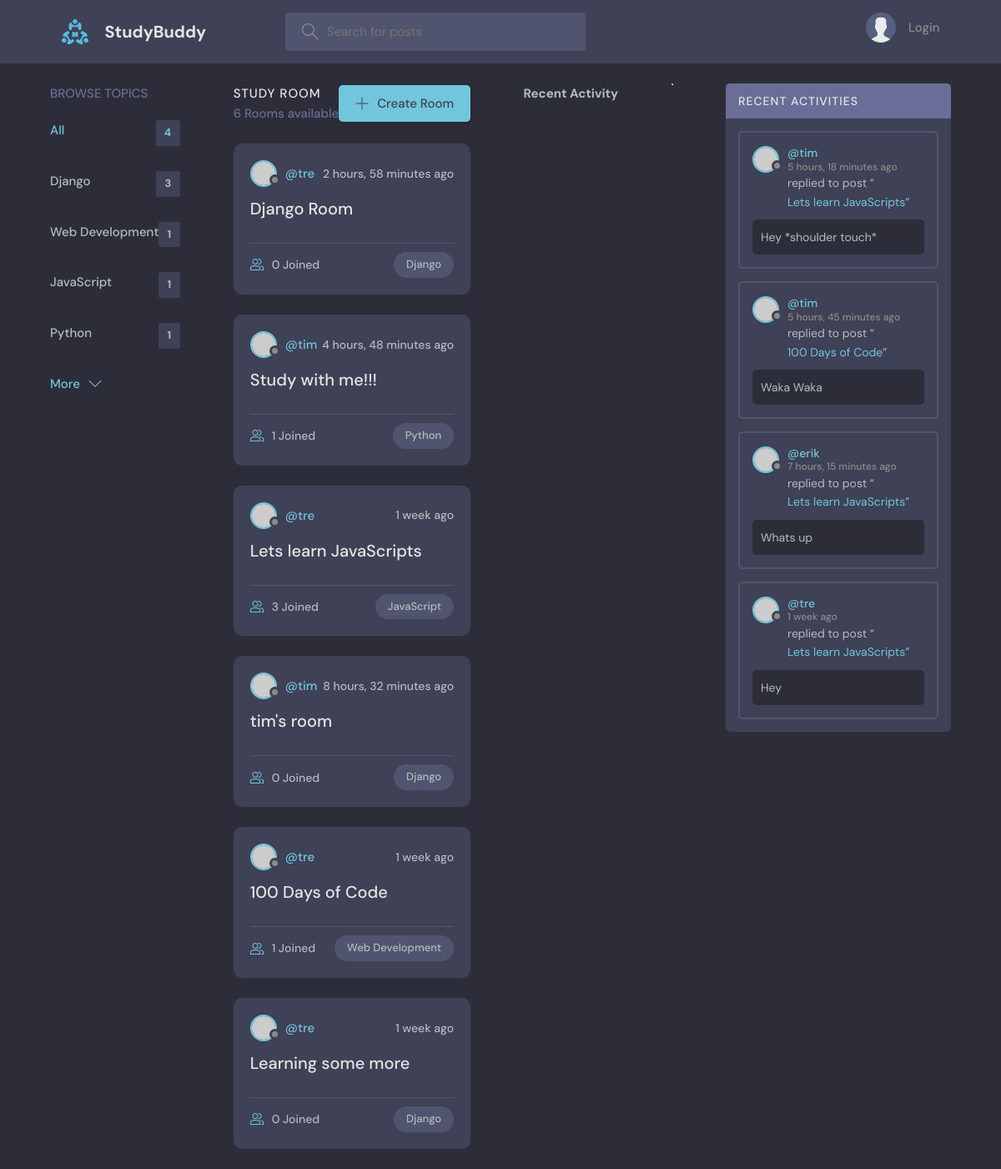
The page / on the database its author committed.
### base/models.py (models this page shows, shortened)
class Topic(models.Model):
    name = models.CharField(max_length=200)

class Room(models.Model):
    host = models.ForeignKey(User, on_delete=models.SET_NULL, null=True)
    topic = models.ForeignKey(Topic, on_delete=models.SET_NULL, null=True)
    name = models.CharField(max_length=200)
    description = models.TextField(null=True, blank = True)
    participants = models.ManyToManyField(User, related_name='participants', blank=True)
    updated = models.DateTimeField(auto_now=True)
    created = models.DateTimeField(auto_now_add=True)
    class Meta:
        ordering =['-updated', '-created']
    def __str__(self):
        return self.name

class Message(models.Model):
    user = models.ForeignKey(User, on_delete=models.CASCADE)
    room = models.ForeignKey(Room, on_delete=models.CASCADE)
    body = models.TextField()
    updated = models.DateTimeField(auto_now=True)
    created = models.DateTimeField(auto_now_add=True)
    class Meta:
        ordering =['-updated', '-created']

### base/views.py (the view)
# urls.py: path('', views.home, name="home"),
def home(request):
    q=request.GET.get('q') if request.GET.get('q') != None else ''
    rooms = Room.objects.filter(
        Q(topic__name__icontains=q) |
        Q(name__icontains=q) |
        Q(description__icontains=q)
        )
    topics = Topic.objects.all()
    room_count = rooms.count()
    room_messages = Message.objects.filter(Q(room__topic__name__icontains=q))
    context= {'rooms': rooms, 'topics':topics, 'room_count': room_count,
              'room_messages': room_messages}
    return render(request, 'base/home.html', context)

### templates/base/home.html (shortened to what this page needs)
{% extends 'main.html' %}
{% block content %}
    <main class="layout layout--3">
      <div class="container">
        {% include 'base/topics_component.html' %}
        <div class="roomList">
          <div class="roomList__header">
            <div>
              <h2>Study Room</h2>
              <p>{{room_count}} Rooms available</p>
            </div>
            <a class="btn btn--main" href="{% url 'create-room' %}">
              <svg version="1.1" xmlns="http://www.w3.org/2000/svg" width="32" height="32" viewBox="0 0 32 32">
                <title>add</title>
                <path
                  d="M16.943 0.943h-1.885v14.115h-14.115v1.885h14.115v14.115h1.885v-14.115h14.115v-1.885h-14.115v-14.115z"
                ></path>
              </svg>
              Create Room
            </a>
          </div>
          {% include 'base/feed_component.html' %}
        </div>
         {% include 'base/activity_component.html' %}
      </div>
    </main>
{% endblock %}

### templates/base/topics_component.html (shortened to what this page needs)
<!DOCTYPE html>
<html lang="en">
<head>
</head>
<body>
    <div class="topics">
        <div class="topics__header">
          <h2>Browse Topics</h2>
        </div>
        <ul class="topics__list">
          <li>
            <a href="{% url 'home' %}" class="active">All <span>{{topics.count}}</span></a>
          </li>
          {% for topic in topics %}
          <li>
            <a href="{% url 'home' %}?q={{topic.name}}">{{topic.name}}<span>{{topic.room_set.all.count}}</span></a>
          </li>
          {% endfor %}
        </ul>
        <a class="btn btn--link" href="topics.html">
          More
          <svg version="1.1" xmlns="http://www.w3.org/2000/svg" width="32" height="32" viewBox="0 0 32 32">
            <title>chevron-down</title>
            <path d="M16 21l-13-13h-3l16 16 16-16h-3l-13 13z"></path>
          </svg>
        </a>
      </div>
</body>
</html>

### templates/base/feed_component.html (shortened to what this page needs)
<!DOCTYPE html>
<html lang="en">
<head>
</head>
<body>
    {% for room in rooms %}
    <div class="roomListRoom">
        <div class="roomListRoom__header">
          <a href="{% url 'user-profile' room.host.id %}" class="roomListRoom__author">
            <div class="avatar avatar--small">
              <img src="https://randomuser.me/api/portraits/women/11.jpg" />
            </div>
            <span>@{{room.host.username}}</span>
          </a>
          <div class="roomListRoom__actions">
            <span>{{room.created|timesince}} ago</span>
          </div>
        </div>
        <div class="roomListRoom__content">
          <a href="{% url 'room' room.id %}">{{room.name}}</a>
        </div>
        <div class="roomListRoom__meta">
          <a href="{% url 'room' room.id %}" class="roomListRoom__joined">
            {{room.participants.all.count}} Joined
          </a>
          <p class="roomListRoom__topic">{{room.topic.name}}</p>
        </div>
      </div>
    {% endfor %}
</body>
</html>

### templates/base/activity_component.html (shortened to what this page needs)
<!DOCTYPE html>
<html lang="en">
<head>
</head>
<body>
    <h3>Recent Activity</h3>
    <hr>
    <div class="activities">
        <div class="activities__header">
          <h2>Recent Activities</h2>
        </div>
        {% for message in room_messages %}
        <div class="activities__box">
          <div class="activities__boxHeader roomListRoom__header">
            <a href="{% url 'user-profile' message.user.id %}" class="roomListRoom__author">
              <div class="avatar avatar--small">
                <img src="https://randomuser.me/api/portraits/women/11.jpg" />
              </div>
              <p>
                @{{message.user}}
                <span>{{message.created|timesince}} ago</span>
              </p>
            </a>
          </div>
          <div class="activities__boxContent">
            <p>replied to post “<a href="{% url 'room' message.room.id %}">{{message.room}}</a>”</p>
            <div class="activities__boxRoomContent">
              {{message.body}}
            </div>
          </div>
        </div>
        {% endfor %}
      </div>
</body>
</html>

### rows shown on the page
Topic: name "Django", room_set.all.count "3"
Topic: name "Web Development", room_set.all.count "1"
Topic: name "JavaScript", room_set.all.count "1"
Topic: name "Python", room_set.all.count "1"
Room: host.username "tre", created "2 hours, 58 minutes", name "Django Room", participants.all.count "0", topic.name "Django"
Room: host.username "tim", created "4 hours, 48 minutes", name "Study with me!!!", participants.all.count "1", topic.name "Python"
Room: host.username "tre", created "1 week", name "Lets learn JavaScripts", participants.all.count "3", topic.name "JavaScript"
Room: host.username "tim", created "8 hours, 32 minutes", name "tim's room", participants.all.count "0", topic.name "Django"
Room: host.username "tre", created "1 week", name "100 Days of Code", participants.all.count "1", topic.name "Web Development"
Room: host.username "tre", created "1 week", name "Learning some more", participants.all.count "0", topic.name "Django"
Message: user "tim", created "5 hours, 18 minutes", room "Lets learn JavaScripts", body "Hey *shoulder touch*"
Message: user "tim", created "5 hours, 45 minutes", room "100 Days of Code", body "Waka Waka"
Message: user "erik", created "7 hours, 15 minutes", room "Lets learn JavaScripts", body "Whats up"
Message: user "tre", created "1 week", room "Lets learn JavaScripts", body "Hey"

### other values the page prints
{{ topics.count }} "4"
{{ room_count }} "6"
